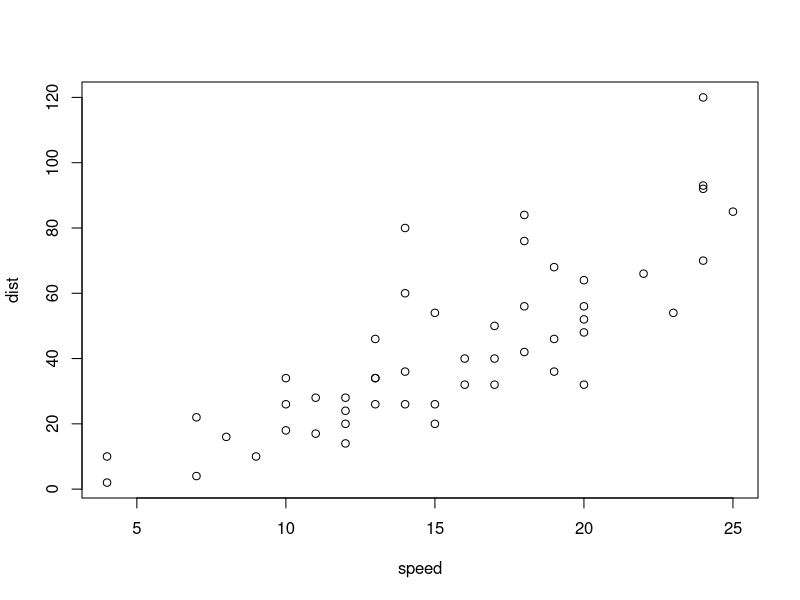
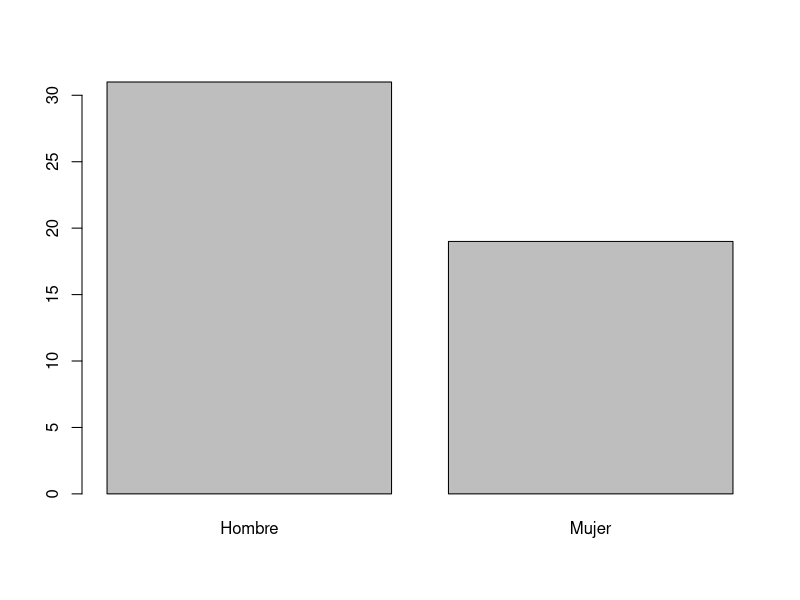
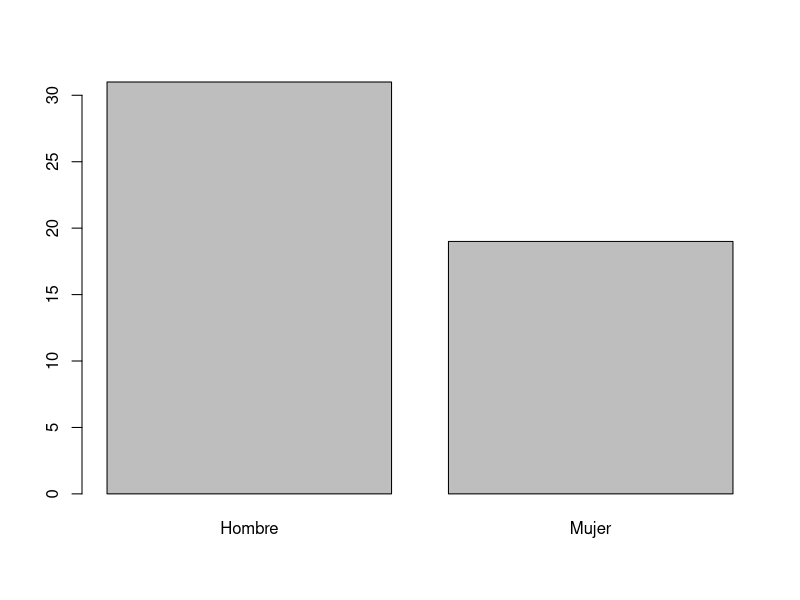

Here is the R script that generated these plots, in order:
## ---- chunk 1
knitr::opts_chunk$set(echo = TRUE)
library(tidyverse)
## ---- chunk 2

library(car) # carga la biblioteca, que a su vez permite el acceso a los datos de una base de datos sobre coches.
summary(cars) # resume los datos.
plot(cars) # construye un gráfico con los datos.

## ---- chunk 3
5+3
## ---- chunk 4
x<-5+3
x
## ---- chunk 5
y<-c(4,8,22,32,25) #crea un vector de 5 elementos que son números (escalares)
y # llamamos al objeto para que lo devuelva.
nombres<-c('Juan','Luis','Mónica','Julia') #Genera un vector que contiene cadenas de caracteres.
nombres #llamamos al objeto para que lo devuelva.
## ---- chunk 6
ls()
## ---- chunk 7
rm(nombres)
## ---- chunk 8
ls()
## ---- chunk 9
a1<-rep(1,20) #Repitiendo elementos.
b<-seq(1,20,2)  # Construyendo sucesiones, por ejemplo aritmética de distancia 2 comenzando el el 1.
d<-27:42 #cuando la distancia es uno se puede abreviar así.
vecnam.rep<-rep(c('Julia','Óscar'),4)
## ---- chunk 10
a2<-rep(1:3,10) #Repitiendo elementos
a2
# En realidad estamos anidando la función seq dentro de la función rep. 
a2.1 <- rep(seq(1,3),10)
a2.1
a3<-rep(1:2,each=10) #Repitiendo elementos, pero de otra manera.
a3

## ---- chunk 11
m1<-matrix(c(2,5,8,9,20,5,8,9),ncol=2) 
m1
## ---- chunk 12
m2<-matrix(c(2,5,8,9,20,5,8,9),ncol=2,byrow = T) 
m2
## ---- chunk 13
a2[c(1,2,6)] #extrae elementos que ocupan las posiciones 1,2 y 6 en el vector.
vecnam.rep[seq(1,8,2)] #extrae elemantos que ocupan las posiciones del 1 a 8, pero saltando de 2 en 2 (1,3,5,7)
## ---- chunk 14
m1 #Esta es la matriz que creamos anteriormente.
m1[c(1,2),] # Extraigo filas 1 y 2
m1[,c(1,2)] # Extraigo columnas 1 y 2
m1[c(3,4),c(1,2)] # Extraigo un subconjunto de celdas.


## ---- chunk 15
ar<-array(c(1,4,4,8,9,9,9.8,9,8,9,9.2,4,5,9,10,3,4,8),c(2,3,2)) #Esto es un array de 2 filas (primera dimension), 3 columnas (segunda dimensión), 2 bloques (tercera dimension)
ar
## ---- chunk 16
ar2 <- array(rep(c('red','yellow','green'),6),c(2,3,2))
ar2
## ---- chunk 17
data(iris) #basta con esto porque este dataset se incluye en la librería datasets que se instala por defecto en la instalación de base.
## ---- chunk 18
data(Anscombe,package='carData') 
## ---- chunk 19
head(iris) # solo pedimos los primeros registros (son 50)
## ---- chunk 20
head(Anscombe) 
## ---- chunk 21
head(iris[,2:3])
## ---- chunk 22
iris[c(4,10),2:3] #
## ---- chunk 23
iris[c(4,10),c("Sepal.Width","Sepal.Length")]

## ---- chunk 24
iris$Sepal.Length
## ---- chunk 25
iris$Sepal.Ratio <- iris$Sepal.Length/iris$Sepal.Width
## ---- chunk 26
iris[1:4,c("Sepal.Length","Sepal.Width","Sepal.Ratio")] #limito el número de filas utilizando un vector como índice.
## ---- chunk 27
iris$Sepal.Ratio<-NULL
## ---- chunk 28
v1 <- c('Juan', 'Pedro','Luisa')
m1 <- matrix(c(3,5,7,22,45,76,25,22,21),ncol=3)
df1 <- data.frame(id=1001:1050,pas=round(rnorm(50,120,5)),sex=factor(rbinom(50,1,.35),labels=c('Hombre','Mujer')))

plot.new()
barplot(table(df1$sex))
p1 <- recordPlot()

lista1 <- list(v1,m1,df1,p1)
## ---- chunk 29
str(lista1,max.level = 1) 
## ---- chunk 30
lista1[[4]] #Esto llamaría al cuarto elemento de la lista, que era el gráfico.
## ---- chunk 31
names(lista1) <- c('mi_vector','mi_matriz','mi_dataframe','mi_gráfico')#este vector asigna nombres a los elementos. Ha de ser de la misma longitud que el número de elementos.
## ---- chunk 32
head(lista1$mi_dataframe,n = 10) #Uso head con al argumento n=10 para que solo muestre las 10 primeras filas.
## ---- chunk 33
ls #Para poder verlo he de ejecutar la función sin argumentos, sin el contenido de los paréntesis.
## ---- chunk 34
ls(,,,,,TRUE)
## ---- chunk 35
ls(sorted=TRUE)
